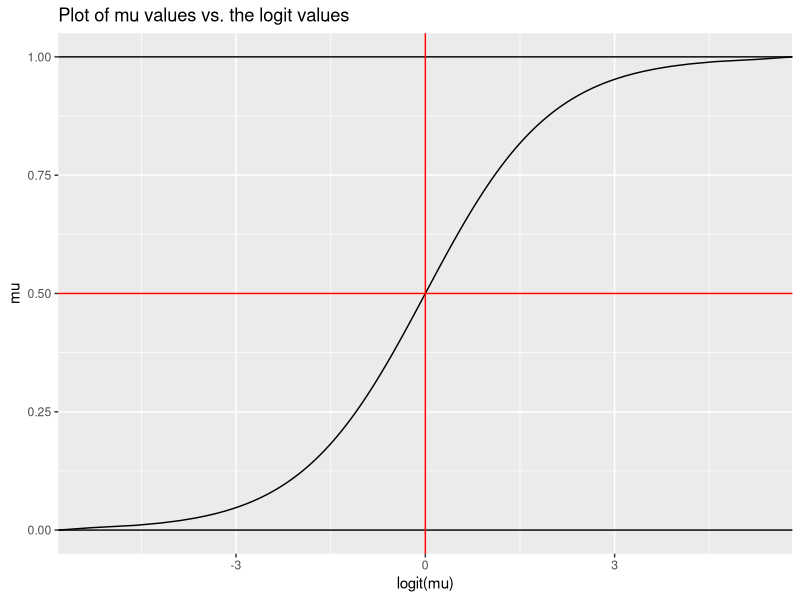

Generate this figure with R:
## ---- chunk 1
library(tidyverse)
## ---- chunk 2
tibble::tibble(
  x = seq(0,1,length.out = 200)
) %>%
  mutate(y = boot::logit(x)) %>%
  ggplot(mapping = aes(x = y, y = x)) +
  geom_line() +
  geom_hline(yintercept = 0.5, color = 'red') +
  geom_hline(yintercept = 1) +
  geom_hline(yintercept = 0) +
  geom_vline(xintercept = 0, color = 'red') +
  xlab('logit(mu)') + 
  ylab('mu') + 
  ggtitle('Plot of mu values vs. the logit values')
